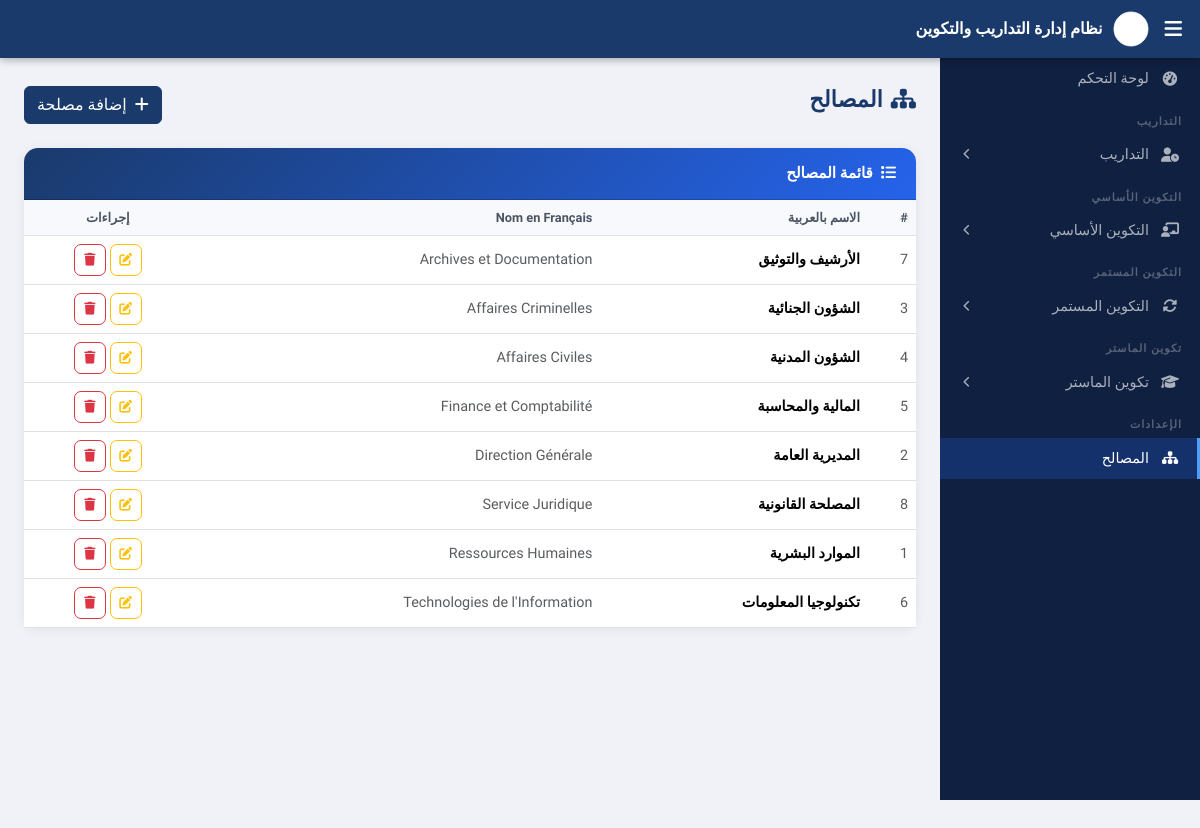
The page /index.php?action=services on the database as committed earlier.
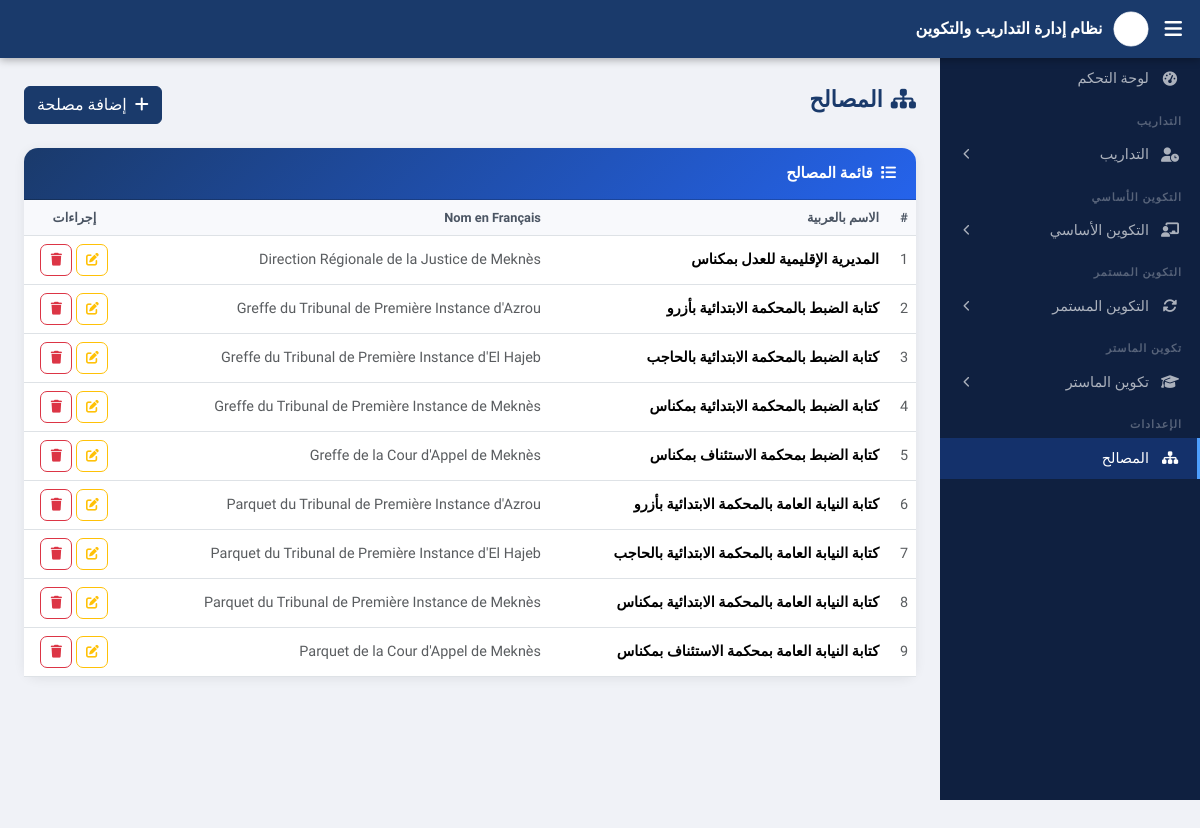
The same page on the database as committed later.
### tables this page shows
CREATE TABLE IF NOT EXISTS services (
    id         INT AUTO_INCREMENT PRIMARY KEY,
    nom_ar     VARCHAR(200) NOT NULL,
    nom_fr     VARCHAR(200),
    created_at TIMESTAMP DEFAULT CURRENT_TIMESTAMP
);

### controllers/ServiceController.php (called while the page is built, shortened)
<?php
require_once __DIR__ . '/../models/Service.php';
class ServiceController {
    private Service $model;
    public function __construct() { $this->model = new Service(); }
    public function index(): void {
        $services = $this->model->getAll();
        require __DIR__ . '/../views/services/index.php';
    }
}

### config/database.php (called while the page is built)
<?php
class Database {
    private string $host = 'localhost';
    private string $db   = 'gestion_stagiaires';
    private string $user = 'root';
    private string $pass = '';
    public function getConnection(): PDO {
        $dsn = "mysql:host={$this->host};dbname={$this->db};charset=utf8mb4";
        return new PDO($dsn, $this->user, $this->pass, [
            PDO::ATTR_ERRMODE            => PDO::ERRMODE_EXCEPTION,
            PDO::ATTR_DEFAULT_FETCH_MODE => PDO::FETCH_ASSOC,
        ]);
    }
}

### models/Service.php (called while the page is built, shortened)
<?php
require_once __DIR__ . '/../config/database.php';
class Service {
    private PDO $pdo;
    public function __construct() {
        $this->pdo = (new Database())->getConnection();
    }
    public function getAll(): array {
        return $this->pdo->query("SELECT * FROM services ORDER BY nom_ar")->fetchAll();
    }
}

### views/services/index.php (the view, shortened to what this page needs)
<?php require __DIR__ . '/../layout/header.php'; ?>
<div class="page-header">
    <div><h2><i class="fas fa-sitemap me-2"></i>المصالح</h2></div>
    <a href="index.php?action=create_service" class="btn btn-primary"><i class="fas fa-plus me-2"></i>إضافة مصلحة</a>
</div>
<div class="card">
    <div class="card-header"><span><i class="fas fa-list me-2"></i>قائمة المصالح</span></div>
    <div class="card-body p-0">
        <?php if (empty($services)): ?>
        <div class="empty-state"><i class="fas fa-sitemap"></i><p>لا توجد مصالح</p></div>
        <?php else: ?>
        <table class="table table-hover mb-0">
            <thead><tr><th>#</th><th>الاسم بالعربية</th><th>Nom en Français</th><th class="text-center">إجراءات</th></tr></thead>
            <tbody>
            <?php foreach ($services as $s): ?>
            <tr>
                <td class="text-muted"><?= $s['id'] ?></td>
                <td class="fw-bold"><?= htmlspecialchars($s['nom_ar']) ?></td>
                <td class="text-muted"><?= htmlspecialchars($s['nom_fr'] ?? '') ?></td>
                <td class="text-center">
                    <div class="d-flex justify-content-center gap-1">
                        <a href="index.php?action=edit_service&id=<?= $s['id'] ?>" class="btn btn-icon btn-outline-warning"><i class="fas fa-edit"></i></a>
                        <button onclick="confirmDelete('index.php?action=delete_service&id=<?= $s['id'] ?>','<?= htmlspecialchars(addslashes($s['nom_ar'])) ?>')" class="btn btn-icon btn-outline-danger"><i class="fas fa-trash"></i></button>
                    </div>
                </td>
            </tr>
            <?php endforeach; ?>
            </tbody>
        </table>
        <?php endif; ?>
    </div>
</div>
<?php require __DIR__ . '/../layout/footer.php'; ?>

### views/layout/header.php (shortened to what this page needs)
<?php
$currentAction = $_GET['action'] ?? 'dashboard';
function isActive(string|array $actions, string $current): string {
    $list = is_array($actions) ? $actions : [$actions];
    return in_array($current, $list, true) ? ' active' : '';
}
?>
<!DOCTYPE html>
<html lang="ar" dir="rtl">
<head>
<link href="https://cdn.jsdelivr.net/npm/bootstrap@5.3.2/dist/css/bootstrap.rtl.min.css" rel="stylesheet">
<link href="https://cdnjs.cloudflare.com/ajax/libs/font-awesome/6.5.0/css/all.min.css" rel="stylesheet">
<link href="assets/css/style.css" rel="stylesheet">
</head>
<body>
<header class="top-navbar">
    <button id="sidebarToggle" class="btn p-0 me-3 text-white border-0" style="background:none">
        <i class="fas fa-bars fa-lg"></i>
    </button>
    <a href="index.php" class="brand">
        <img src="assets/images/logo_wazara.svg" alt="وزارة العدل" class="navbar-logo">
        <span>نظام إدارة التداريب والتكوين</span>
    </a>
</header>
<div class="d-flex">
<nav id="sidebar">
  <div class="sidebar-inner">
    <ul class="sidebar-nav list-unstyled mb-0">
        <li>
            <a href="index.php" class="<?= isActive('dashboard', $currentAction) ?>">
                <i class="fas fa-tachometer-alt"></i><span>لوحة التحكم</span>
            </a>
        </li>
        <li class="nav-section">التداريب</li>
        <?php
        $tadaribActions = ['stagiaires','create_stagiaire','edit_stagiaire','show_stagiaire'];
        ?>
        <li>
            <a href="#menuTadarib" data-bs-toggle="collapse"
               aria-expanded="<?= in_array($currentAction,$tadaribActions)?'true':'false' ?>"
               class="<?= in_array($currentAction,$tadaribActions)?'active':'' ?>">
                <i class="fas fa-user-clock"></i>
                <span>التداريب</span>
                <i class="fas fa-chevron-left chevron"></i>
            </a>
        </li>
        <li class="nav-section">التكوين الأساسي</li>
        <?php
        $tcoBaseActions = ['employes','create_employe','edit_employe','formations_base','create_formation_base','edit_formation_base'];
        ?>
        <li>
            <a href="#menuTcoBase" data-bs-toggle="collapse"
               aria-expanded="<?= in_array($currentAction,$tcoBaseActions)?'true':'false' ?>">
                <i class="fas fa-chalkboard-teacher"></i>
                <span>التكوين الأساسي</span>
                <i class="fas fa-chevron-left chevron"></i>
            </a>
        </li>
        <li class="nav-section">التكوين المستمر</li>
        <?php
        $tcoContActions = ['nadwat','create_nadwa','edit_nadwa','show_nadwa','formations_continues','create_formation_continue','edit_formation_continue','show_formation_continue'];
        ?>
        <li>
            <a href="#menuTcoCont" data-bs-toggle="collapse"
               aria-expanded="<?= in_array($currentAction,$tcoContActions)?'true':'false' ?>">
                <i class="fas fa-sync-alt"></i>
                <span>التكوين المستمر</span>
                <i class="fas fa-chevron-left chevron"></i>
            </a>
        </li>
        <li class="nav-section">تكوين الماستر</li>
        <?php
        $masterActions = ['masters','create_master','edit_master','show_master','talib_muwazzaf','create_talib','edit_talib','show_talib'];
        ?>
        <li>
            <a href="#menuMaster" data-bs-toggle="collapse"
               aria-expanded="<?= in_array($currentAction,$masterActions)?'true':'false' ?>">
                <i class="fas fa-graduation-cap"></i>
                <span>تكوين الماستر</span>
                <i class="fas fa-chevron-left chevron"></i>
            </a>
        </li>
        <li class="nav-section">الإعدادات</li>
        <li>
            <a href="index.php?action=services" class="<?= isActive(['services','create_service','edit_service'],$currentAction) ?>">
                <i class="fas fa-sitemap"></i><span>المصالح</span>
            </a>
        </li>
    </ul>
  </div>
</nav>
<main id="content">

### views/layout/footer.php (shortened to what this page needs)
</main>
</div>
</body>
</html>

### assets/css/style.css (style rules this page uses)
:root { --sidebar-w: 260px; --navbar-h: 58px; --primary: #1a3a6b; --primary-light: #2563eb; --sidebar-bg: #0f2040; }
body { font-family: 'Tajawal', Tahoma, sans-serif; }
html { direction: rtl; }
body { background: #f0f2f7; overflow-x: hidden; }
.top-navbar { position: fixed; top: 0; left: 0; right: 0; height: var(--navbar-h); background: var(--primary); display: flex; align-items: center; padding: 0 18px; z-index: 1050; box-shadow: 0 2px 8px rgba(0,0,0,.3); direction: rtl; }
.top-navbar .brand { color: #fff; font-weight: 800; font-size: 1rem; text-decoration: none; display: flex; align-items: center; gap: 10px; }
.navbar-logo { width: 36px; height: 36px; object-fit: contain; filter: brightness(0) invert(1); border-radius: 50%; }
#sidebar { position: fixed; top: var(--navbar-h); right: 0; width: var(--sidebar-w); height: calc(100vh - var(--navbar-h)); background: var(--sidebar-bg); overflow-y: auto; overflow-x: hidden; transition: width .28s ease; z-index: 1040; direction: rtl; }
.sidebar-inner { width: var(--sidebar-w); }
.nav-section { color: rgba(255,255,255,.3); font-size: .68rem; font-weight: 700; text-transform: uppercase; letter-spacing: 1px; padding: 14px 18px 4px; white-space: nowrap; overflow: hidden; }
.sidebar-nav li > a { display: flex; align-items: center; gap: 12px; padding: 10px 18px; color: rgba(255,255,255,.65); text-decoration: none; font-size: .9rem; transition: background .18s, color .18s; white-space: nowrap; border-right: 3px solid transparent; }
.sidebar-nav li > a i { width: 18px; text-align: center; flex-shrink: 0; }
.sidebar-nav li > a .chevron { margin-right: auto; margin-left: 0; font-size: .7rem; transition: transform .2s; }
.sidebar-nav li > a.active { background: rgba(37,99,235,.25); color: #fff; border-right-color: #4d9fff; }
#content { margin-right: var(--sidebar-w); margin-top: var(--navbar-h); padding: 28px 24px; min-height: 100vh; transition: margin-right .28s ease; direction: rtl; flex: 1; }
.page-header { display: flex; justify-content: space-between; align-items: flex-start; margin-bottom: 24px; flex-wrap: wrap; gap: 12px; }
.page-header h2 { margin: 0; font-size: 1.4rem; font-weight: 800; color: var(--primary); }
.card { border: none; border-radius: 14px; box-shadow: 0 2px 12px rgba(0,0,0,.07); }
.card-header { background: linear-gradient(135deg, var(--primary), var(--primary-light)); color: #fff; border-radius: 14px 14px 0 0 !important; padding: 14px 20px; font-weight: 700; font-size: .95rem; display: flex; align-items: center; justify-content: space-between; }
.table th { background: #f8f9fc; color: #4b5563; font-size: .8rem; font-weight: 700; border-bottom-width: 1px; }
.table td { vertical-align: middle; font-size: .9rem; }
.btn-primary { background: var(--primary); border-color: var(--primary); }
.btn-icon { width: 32px; height: 32px; padding: 0; display: inline-flex; align-items: center; justify-content: center; border-radius: 7px; font-size: .8rem; }

Rows that differ between the two databases and show on the page:
changed services id 1: nom_ar "الموارد البشرية" → "المديرية الإقليمية للعدل بمكناس"; nom_fr "Ressources Humaines" → "Direction Régionale de la Justice de Meknès"; moves up the list
changed services id 2: nom_ar "المديرية العامة" → "كتابة الضبط بالمحكمة الابتدائية بأزرو"; nom_fr "Direction Générale" → "Greffe du Tribunal de Première Instance d'Azrou"; moves up the list
changed services id 3: nom_ar "الشؤون الجنائية" → "كتابة الضبط بالمحكمة الابتدائية بالحاجب"; nom_fr "Affaires Criminelles" → "Greffe du Tribunal de Première Instance d'El Hajeb"
changed services id 4: nom_ar "الشؤون المدنية" → "كتابة الضبط بالمحكمة الابتدائية بمكناس"; nom_fr "Affaires Civiles" → "Greffe du Tribunal de Première Instance de Meknès"
changed services id 5: nom_ar "المالية والمحاسبة" → "كتابة الضبط بمحكمة الاستئناف بمكناس"; nom_fr "Finance et Comptabilité" → "Greffe de la Cour d'Appel de Meknès"
changed services id 6: nom_ar "تكنولوجيا المعلومات" → "كتابة النيابة العامة بالمحكمة الابتدائية بأزرو"; nom_fr "Technologies de l'Information" → "Parquet du Tribunal de Première Instance d'Azrou"; moves up the list
changed services id 7: nom_ar "الأرشيف والتوثيق" → "كتابة النيابة العامة بالمحكمة الابتدائية بالحاجب"; nom_fr "Archives et Documentation" → "Parquet du Tribunal de Première Instance d'El Hajeb"; moves down the list
changed services id 8: nom_ar "المصلحة القانونية" → "كتابة النيابة العامة بالمحكمة الابتدائية بمكناس"; nom_fr "Service Juridique" → "Parquet du Tribunal de Première Instance de Meknès"
added services: id "9", nom_ar "كتابة النيابة العامة بمحكمة الاستئناف بمكناس", nom_fr "Parquet de la Cour d'Appel de Meknès"
